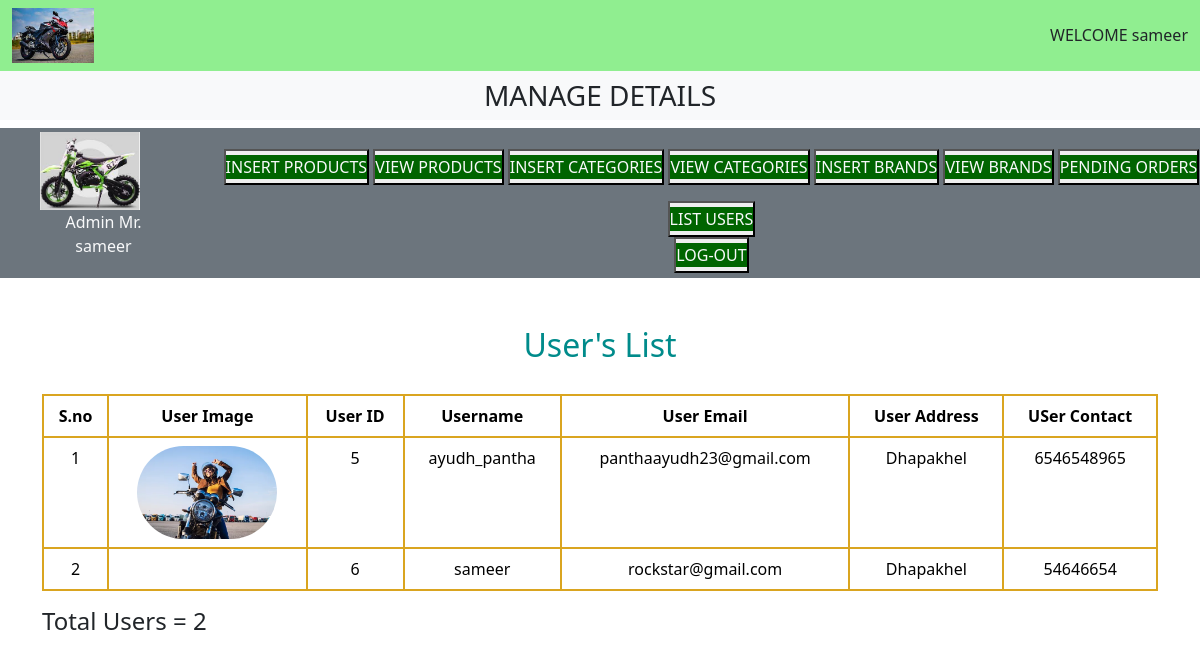
Screenshot of /admin_area/index.php?list_users (signed in) with the database file from the repository.
### tables this page shows
CREATE TABLE `user_table` (
  `user_id` int(11) NOT NULL,
  `username` varchar(100) NOT NULL,
  `user_email` varchar(100) NOT NULL,
  `user_password` varchar(255) NOT NULL,
  `user_image` varchar(255) NOT NULL,
  `user_ip` varchar(100) NOT NULL,
  `user_address` varchar(255) NOT NULL,
  `user_mobile` varchar(20) NOT NULL
);

### admin_area/list_user.php (the view, shortened to what this page needs)
<h2>User's List</h2>
<table class="table">
    <thead>
        <tr>
            <th>S.no</th>
            <th>User Image</th>
            <th>User ID</th>
            <th>Username</th>
            <th>User Email</th>
            <th>User Address</th>
            <th>USer Contact</th>
        </tr>
    </thead>
    <tbody>
        <?php
            $get_users= "SELECT * FROM `user_table`";
            $result_user = mysqli_query($con,$get_users);
            $number=0;
            while($row = mysqli_fetch_assoc($result_user))
            {
                $number++;
                $user_image = $row['user_image'];
                $user_id = $row['user_id'];
                $username = $row['username'];
                $user_email = $row['user_email'];
                $user_address = $row['user_address'];
                $user_mobile = $row['user_mobile'];
        ?>
    <tr>
        <td><?php echo $number;?></td>
        <td><img src="../user_area/user_images/<?php echo $user_image;?>" alt="" class="product_img"></td>
        <td><?php echo $user_id;?></td>
        <td><?php echo $username;?></td>
        <td><?php echo $user_email;?></td>
        <td><?php echo $user_address;?></td>
        <td><?php echo $user_mobile;?></td>
    </tr>
    <?php }?>
    </tbody>
</table>
<h4>Total Users = <?php echo $number;?></h4>

### css/styleA.css (style rules this page uses)
* { margin :0; padding: 0; box-sizing: border-box; }

### admin_area/index.php (style rules this page uses)
.product_img { width: 140px; object-fit: contain; }

### admin_area/list_user.php (style rules this page uses)
h2 { text-align: center; color: darkcyan; }
.table,tr { border: 2px solid goldenrod; justify-content: center; text-align: center; margin-top: 30px; }
th { border: 2px solid goldenrod; }
td { border: 2px solid goldenrod; }
.product_img { width: 140px; object-fit: contain; border-radius: 8rem; }

### rows the page displays
user_table: user_image (picture), user_id "5", username "ayudh_pantha", user_email "panthaayudh23@gmail.com", user_address "Dhapakhel", user_mobile "6546548965"
user_table: user_id "6", username "sameer", user_email "rockstar@gmail.com", user_address "Dhapakhel", user_mobile "54646654"

### other values shown
$admin_name "sameer"
$number "2"
